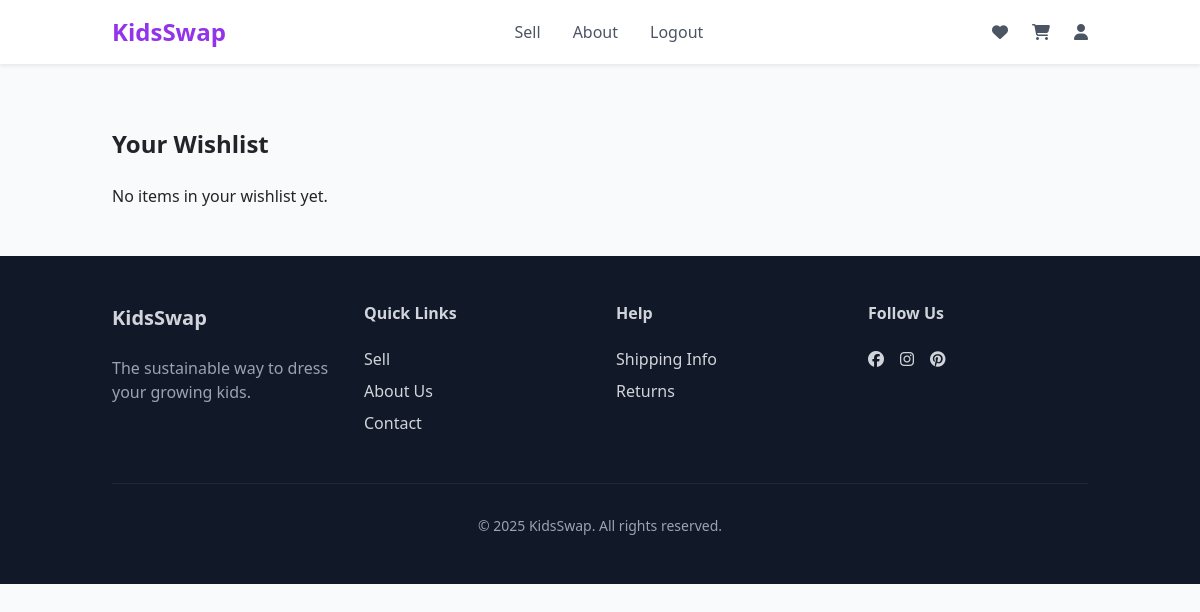
/wishlist/ (signed in), run on an earlier commit of the app's database.
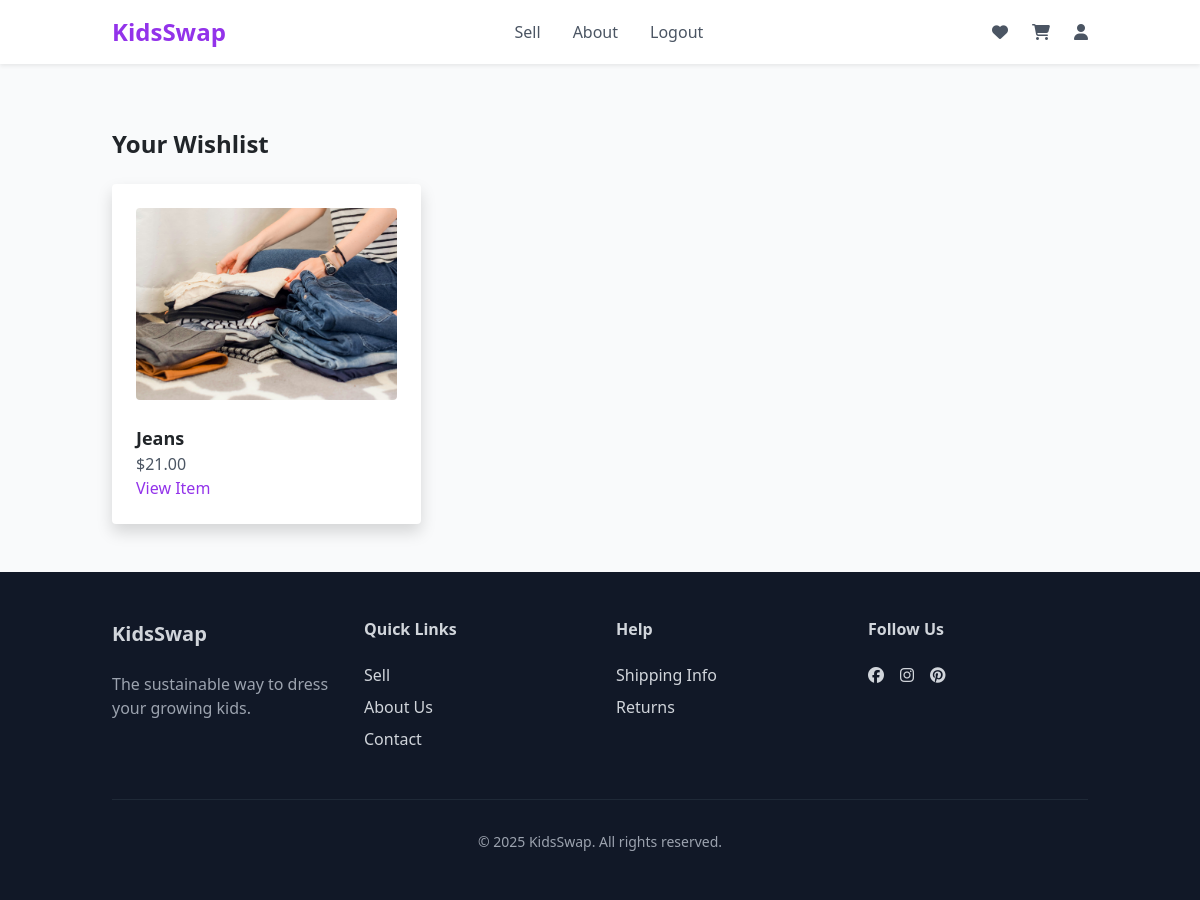
And on a later commit of the database.
### marketplace/models.py (models this page shows, shortened)
class WishlistItem(models.Model):
    user = models.ForeignKey(User, on_delete=models.CASCADE)
    item = models.ForeignKey(ClothingItem, on_delete=models.CASCADE)
    added_at = models.DateTimeField(auto_now_add=True)
    class Meta:
        unique_together = ('user', 'item')  # Prevent duplicate entries

class ClothingItem(models.Model):
    CATEGORY_CHOICES = [
        ('Tops', 'Tops'),
        ('Bottoms', 'Bottoms'),
        ('Shoes', 'Shoes'),
        ('Outerwear', 'Outerwear'),
        ('Accessories', 'Accessories'),
    ]
    CONDITION_CHOICES = [
        ('New', 'New'),
        ('Like New', 'Like New'),
        ('Used', 'Used'),
        ('Well Loved', 'Well Loved'),
    ]
    AGE_GROUP_CHOICES = [
        ('baby', 'Baby (0-24m)'),
        ('toddler', 'Toddler (2-4y)'),
        ('kids', 'Kids (4-7y)'),
        ('big_kids', 'Big Kids (8-12y)'),
    ]
    seller = models.ForeignKey(User, on_delete=models.CASCADE)
    title = models.CharField(max_length=100)
    description = models.TextField()
    price = models.DecimalField(max_digits=6, decimal_places=2)
    category = models.CharField(max_length=20, choices=CATEGORY_CHOICES)
    condition = models.CharField(max_length=20, choices=CONDITION_CHOICES)
    size = models.CharField(max_length=20)
    image = models.ImageField(upload_to='clothing_images/')
    age_group = models.CharField(max_length=20, choices=AGE_GROUP_CHOICES, default='kids')
    is_featured = models.BooleanField(default=False)
    created_at = models.DateTimeField(auto_now_add=True)

### marketplace/views.py (the view)
# urls.py: path('wishlist/', views.wishlist_view, name='wishlist'),
@login_required
def wishlist_view(request):
    wishlist_items = WishlistItem.objects.filter(user=request.user).select_related('item')
    return render(request, 'marketplace/wishlist.html', {
        'wishlist_items': wishlist_items
    })

### marketplace/templates/marketplace/wishlist.html
{% extends "base.html" %}
{% load static %}
{% block content %}
<div class="container mx-auto px-4 py-12">
    <h1 class="text-2xl font-bold mb-6">Your Wishlist</h1>
    <div class="grid grid-cols-1 md:grid-cols-3 gap-6">
        {% for entry in wishlist_items %}
            <div class="bg-white shadow rounded p-4">
                <img src="{{ entry.item.image.url }}" alt="{{ entry.item.title }}" class="w-full h-48 object-cover rounded mb-4">
                <h2 class="text-lg font-semibold">{{ entry.item.title }}</h2>
                <p class="text-gray-600">${{ entry.item.price }}</p>
                <a href="{% url 'item_detail' item_id=entry.item.id %}" class="text-purple-600 hover:underline">View Item</a>
            </div>
        {% empty %}
            <p>No items in your wishlist yet.</p>
        {% endfor %}
    </div>
</div>
{% endblock %}

### templates/base.html (shortened to what this page needs)
{% load static %}
<!DOCTYPE html>
<html lang="en">
<head>
    <link rel="stylesheet" href="https://cdnjs.cloudflare.com/ajax/libs/font-awesome/6.5.0/css/all.min.css">
    <link href="https://cdn.jsdelivr.net/npm/bootstrap@5.1.3/dist/css/bootstrap.min.css" rel="stylesheet">
    <script src="https://cdn.tailwindcss.com"></script>
    <link rel="stylesheet" href="https://cdn.jsdelivr.net/npm/swiper@11/swiper-bundle.min.css"/>
    <link rel="stylesheet" href="{% static 'css' %}">
</head>
<body>
    <div id="wrapper" class="min-h-screen bg-gray-50">
        <header id="header" class="bg-white shadow-sm fixed w-full z-50">
            <div class="container mx-auto px-4">
                <div class="flex items-center justify-between h-16">
                    <a href="/" class="text-2xl font-bold text-purple-600">KidsSwap</a>
                    <nav class="hidden md:flex space-x-8">
                        <a href="{% url 'create_clothing_item' %}" class="text-gray-600 hover:text-purple-600">Sell</a>
                        <a href="{% url 'about' %}" class="text-gray-600 hover:text-purple-600">About</a>
                        {% if user.is_authenticated %}
                        <form action="{% url 'logout' %}" method="post" class="inline">
                        <button type="submit" class="text-gray-600 hover:text-purple-600">Logout</button>
                        </form>
                        {% else %}
                        <a href="{% url 'login' %}" class="text-gray-600 hover:text-purple-600">Login</a>
                        <a href="{% url 'signup' %}" class="text-gray-600 hover:text-purple-600">Sign Up</a>
                        {% endif %}
                    </nav>
                    <div class="flex items-center space-x-6">
                        <a href="{% url 'wishlist' %}" class="text-gray-600 hover:text-purple-600">
                            <i class="fa-solid fa-heart"></i>
                        </a>
                        <a href="{% url 'cart' %}" class="text-gray-600 hover:text-purple-600 relative">
                            <i class="fa-solid fa-cart-shopping"></i>
                        </a>
                        {% if user.is_authenticated %}
                        <a href="#" class="text-gray-600 hover:text-purple-600">
                            <i class="fa-solid fa-user"></i>
                        </a>
                        {% endif %}
                    </div>
                </div>
            </div>
        </header>
        <main class="pt-20">
            {% block content %}{% endblock %}
        </main>
        <footer id="footer" class="bg-gray-900 text-gray-300 py-12">
            <div class="container mx-auto px-4">
                <div class="grid grid-cols-1 md:grid-cols-4 gap-8">
                    <div>
                        <h3 class="text-xl font-bold mb-4">KidsSwap</h3>
                        <p class="text-gray-400">The sustainable way to dress your growing kids.</p>
                    </div>
                    <div>
                        <h4 class="font-semibold mb-4">Quick Links</h4>
                        <ul class="space-y-2">
                            <li><a href="{% url 'create_clothing_item' %}" class="hover:text-white">Sell</a></li>
                            <li><a href="{% url 'about' %}" class="hover:text-white">About Us</a></li>
                            <li><a href="{% url 'contact' %}" class="hover:text-purple-600">Contact</a></li>
                        </ul>
                    </div>
                    <div>
                        <h4 class="font-semibold mb-4">Help</h4>
                        <ul class="space-y-2">
                            <li><a href="{% url 'shipping' %}" class="hover:text-purple-600">Shipping Info</a></li>
                            <li><a href="{% url 'returns' %}" class="hover:text-purple-600">Returns</a></li>
                        </ul>
                    </div>
                    <div>
                        <h4 class="font-semibold mb-4">Follow Us</h4>
                        <div class="flex space-x-4">
                            <a href="#" class="hover:text-white"><i class="fa-brands fa-facebook"></i></a>
                            <a href="#" class="hover:text-white"><i class="fa-brands fa-instagram"></i></a>
                            <a href="#" class="hover:text-white"><i class="fa-brands fa-pinterest"></i></i></a>
                        </div>
                    </div>
                </div>
                <div class="border-t border-gray-800 mt-12 pt-8 text-center text-sm text-gray-400">
                    <p>&copy; 2025 KidsSwap. All rights reserved.</p>
                </div>
            </div>
        </footer>
    </div>
</body>
</html>

What changed in the data, as far as the page shows it:
added WishlistItem: item.image (picture), item "Jeans", item.price "21.00"
Also different on the page:
text no longer shown: "No items in your wishlist yet."
